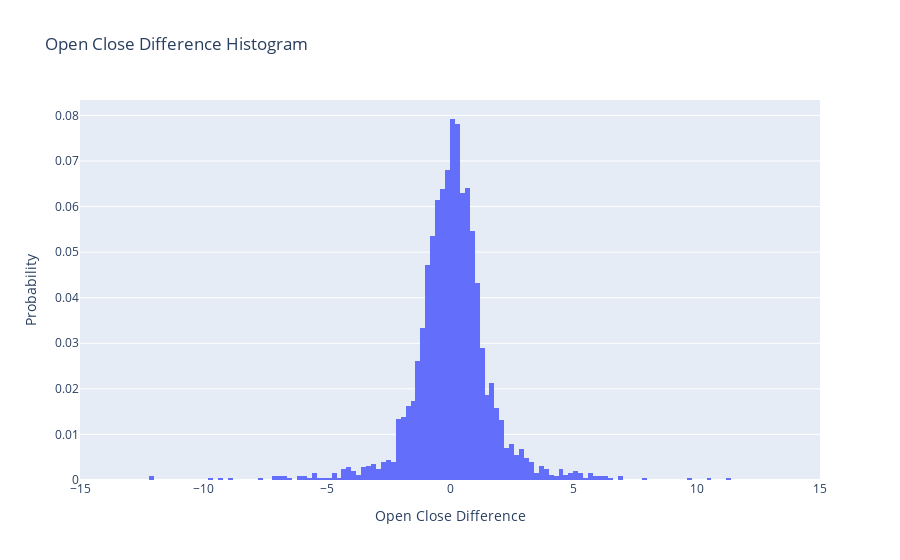

The cell this chart's notebook holds for it:
### Code cell
fig = go.Figure(data=[go.Histogram(x=df_barc['Open_Close_Diff'], nbinsx=500, histnorm='probability')])
fig.update_layout(title_text='Open Close Difference Histogram', xaxis_title_text='Open Close Difference', yaxis_title_text='Probability')
fig.update_xaxes(range=[-15,15])

fig.show()

### Figure 1 — Plotly figure (JSON) as saved in the notebook; plotly's stock layout.template omitted (floating-point values rounded to 4 significant figures; data arrays with more than 128 entries replaced by an {"elided": "..."} marker saying what was removed)
{"data": [{"histnorm": "probability", "nbinsx": 500, "type": "histogram", "x": {"elided": "2526 float values"}}], "layout": {"title": {"text": "Open Close Difference Histogram"}, "xaxis": {"range": [-15, 15], "title": {"text": "Open Close Difference"}}, "yaxis": {"title": {"text": "Probability"}}}}
